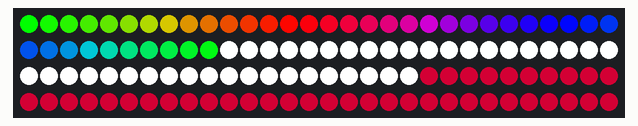
Simulated run of this sketch. Board: Arduino Uno, built with avr-gcc and run on an emulated ATmega328P. Shown: 120 RGB LEDs in strip order, left to right, continuing on the next row.

Above: at 0.16 s.
At 4.7 s:
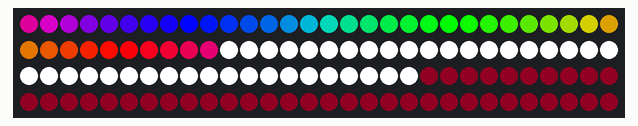
At 9.25 s:
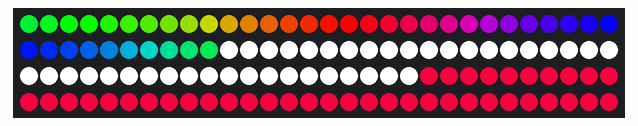
At 18.94 s:
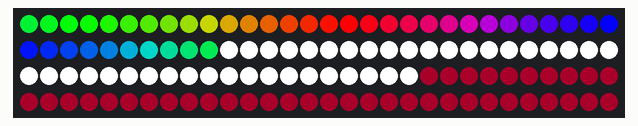
At 29.55 s:
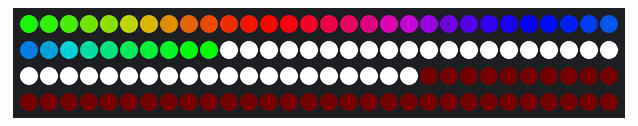
At 39.55 s:
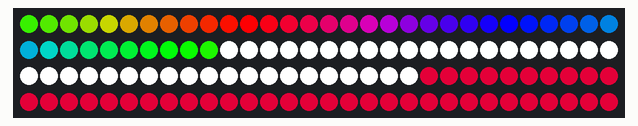

The sketch:

multiPatternStripTest.ino
```cpp
//Combined test for different sections of the LED strip
#include <Adafruit_NeoPixel.h>

#define LED_PIN    6   //Data pin for the strip
#define LED_COUNT  120 //Number of LEDs

Adafruit_NeoPixel strip(LED_COUNT, LED_PIN, NEO_GRB + NEO_KHZ800);

// --- Animation settings ---
int waveOffset = 0;
int pulsePhase = 0;

void setup() {
  strip.begin();
  strip.show();
}

// Helper: rainbow color generator
uint32_t wheel(byte pos) {
  if (pos < 85) {
    return strip.Color(pos * 3, 255 - pos * 3, 0);
  } else if (pos < 170) {
    pos -= 85;
    return strip.Color(255 - pos * 3, 0, pos * 3);
  } else {
    pos -= 170;
    return strip.Color(0, pos * 3, 255 - pos * 3);
  }
}

void loop() {
  strip.clear();

  // --- Section 1: Rainbow wave (LEDs 0–39) ---
  for (int i = 0; i < 40; i++) {
    int colorIndex = (i * 256 / 40 + waveOffset) & 255;
    strip.setPixelColor(i, wheel(colorIndex));
  }
  waveOffset++; // Move the rainbow over time

  // --- Section 2: Solid color (LEDs 40–79) ---
  uint32_t solidColor = strip.Color(255, 255, 255); // blue
  for (int i = 40; i < 80; i++) {
    strip.setPixelColor(i, solidColor);
  }

  // --- Section 3: Pulsing color (LEDs 80–119) ---
  int brightness = (sin(pulsePhase * 3.14159 / 180.0) + 1) * 127; // 0–255 sinusoid
  uint32_t pulseColor = strip.Color(brightness, 0, brightness / 4);
  for (int i = 80; i < 120; i++) {
    strip.setPixelColor(i, pulseColor);
  }
  pulsePhase = (pulsePhase + 5) % 360;

  strip.show();
  delay(30);
}
```
